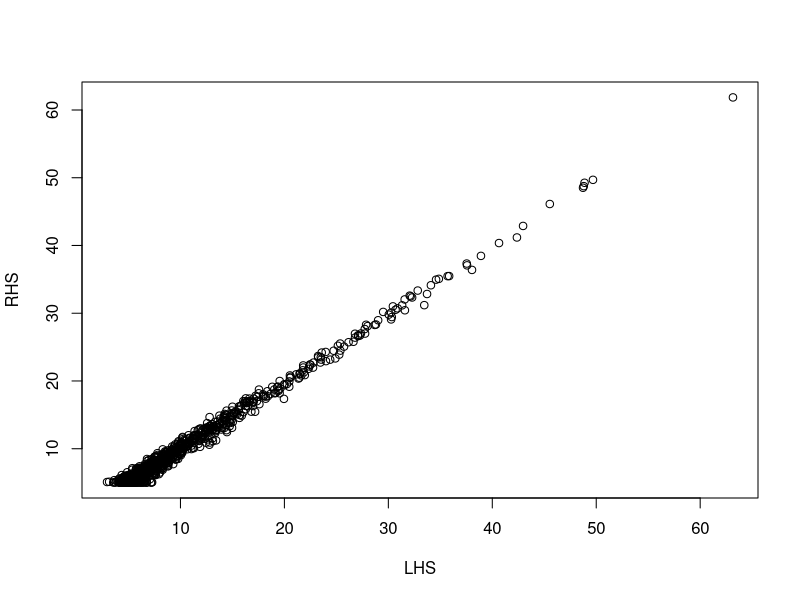

Generate this figure with R:
T<-10
n<-100
dt<-T/n
d<-1000
LHS<-rep(0,d)
RHS<-rep(0,d)

for(j in 1:d) {
  W<-rnorm(n)
  LHS[j]<-0
  for(i in 1:n) {
    Wt<-sum(W[1:i]*sqrt(dt))
    LHS[j]<-LHS[j]+(W[i]*sqrt(dt)*Wt)
  }
  
  RHS[j]<-((sum(W[1:n]*sqrt(dt)))^2-T)/2+10
}

plot(LHS,RHS)